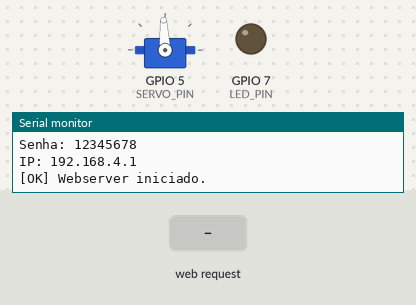
This sketch was run on a simulated ESP32-C3. Shown: servo, output pins drawn as LEDs (lit = HIGH), the last lines printed to the serial monitor. The inputs (shaded band) are chosen by the test bench. Servo pulses on a pin are drawn as a servo (544–2400 µs = 0–180°).

Above: at 2.2 s.
2.3 s: HTTP request GET /set?led=1&freq=1&angle=1 received
At 3.1 s:
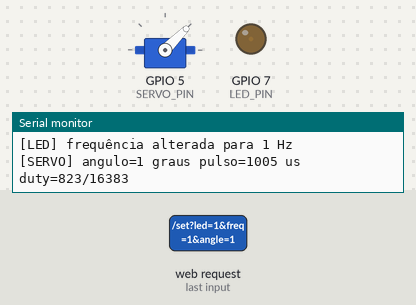
3.8 s: HTTP request GET /set?led=0 received
At 5.0 s:
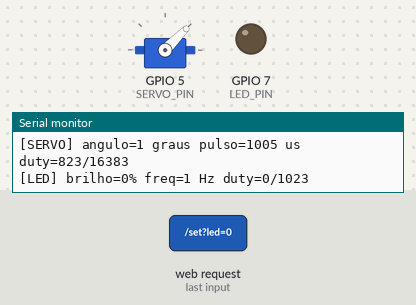
5.3 s: HTTP request GET /set?led=120 received
At 6.2 s:
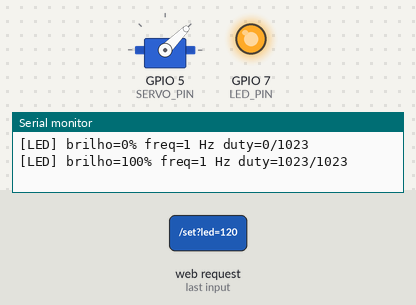
6.8 s: HTTP request GET /set?angle=120 received
At 7.4 s:
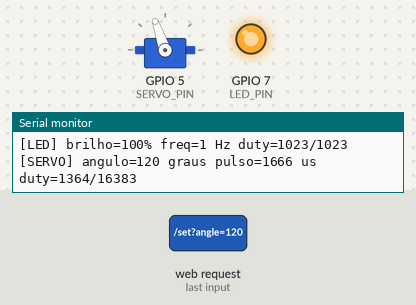
8.3 s: HTTP request GET /set?led=1 received
At 9.5 s:
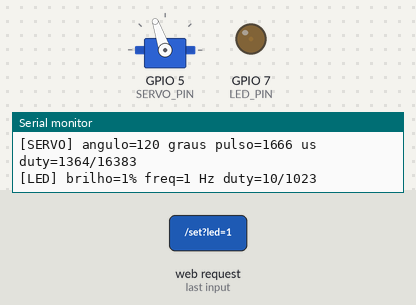
9.8 s: HTTP request GET /set?angle=1 received
At 10.8 s:
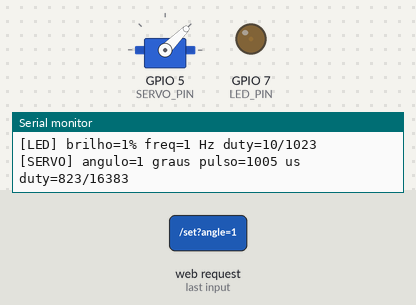
Timing chart, 0 to 12.3 s (numbered marks = the images above; inputs shaded):
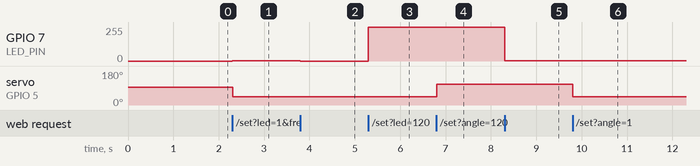

The sketch:

Webserver_PWM_ServoLED.ino
```cpp
#include <Arduino.h>
#include <WiFi.h>
#include <WebServer.h>

#include "driver/ledc.h"
#include "esp_err.h"

// ============================
// CONFIGURAÇÕES DE PINOS
// ============================

#define LED_PIN    7
#define SERVO_PIN  5

// ============================
// CONFIGURAÇÕES DO ACCESS POINT
// ============================

const char* AP_SSID = "ESP32C3-PWM-LAB";
const char* AP_PASS = "12345678";  // mínimo 8 caracteres

WebServer server(80);

// ============================
// CONFIGURAÇÕES LEDC / PWM
// ============================

// No ESP32-C3, usar LEDC_LOW_SPEED_MODE.
const ledc_mode_t PWM_MODE = LEDC_LOW_SPEED_MODE;

// Timer e canal do LED
const ledc_timer_t   LED_TIMER   = LEDC_TIMER_0;
const ledc_channel_t LED_CHANNEL = LEDC_CHANNEL_0;

// Timer e canal do servo
const ledc_timer_t   SERVO_TIMER   = LEDC_TIMER_1;
const ledc_channel_t SERVO_CHANNEL = LEDC_CHANNEL_1;

// Resolução do LED: 10 bits = 0..1023.
// Boa para testar várias frequências sem estourar a combinação freq/resolução.
const uint8_t LED_RES_BITS = 10;

// Resolução do servo: 14 bits = 0..16383.
// Mais resolução melhora o ajuste da largura de pulso.
const uint8_t SERVO_RES_BITS = 14;

// Frequência inicial do LED
uint32_t ledFreqHz = 5000;

// Estado atual dos controles
int ledPercent = 0;
int servoAngle = 90;

// Servo comum: 50 Hz => período de 20 ms.
const uint32_t SERVO_FREQ_HZ = 50;
const uint32_t SERVO_PERIOD_US = 1000000UL / SERVO_FREQ_HZ;

// Ajuste conforme o servo real.
// Comece com 1000..2000 us para evitar forçar fim de curso.
const uint32_t SERVO_MIN_US = 1000;
const uint32_t SERVO_MAX_US = 2000;

// ============================
// FUNÇÕES AUXILIARES
// ============================

int clampInt(int value, int minValue, int maxValue) {
  if (value < minValue) return minValue;
  if (value > maxValue) return maxValue;
  return value;
}

uint32_t dutyMax(uint8_t resolutionBits) {
  return (1UL << resolutionBits) - 1UL;
}

void printEspError(const char* context, esp_err_t err) {
  if (err != ESP_OK) {
    Serial.printf("[ERRO] %s: %s\n", context, esp_err_to_name(err));
  }
}

uint32_t servoPulseUsFromAngle(int angle) {
  angle = clampInt(angle, 0, 180);

  return SERVO_MIN_US +
         ((uint32_t)angle * (SERVO_MAX_US - SERVO_MIN_US)) / 180UL;
}

uint32_t servoDutyFromAngle(int angle) {
  uint32_t pulseUs = servoPulseUsFromAngle(angle);

  return ((uint64_t)pulseUs * dutyMax(SERVO_RES_BITS)) / SERVO_PERIOD_US;
}

uint32_t ledDutyFromPercent(int percent) {
  percent = clampInt(percent, 0, 100);

  return ((uint64_t)percent * dutyMax(LED_RES_BITS)) / 100UL;
}

// ============================
// CONFIGURAÇÃO DO PWM
// ============================

void configureLedcTimer(ledc_timer_t timer,
                        uint32_t freqHz,
                        uint8_t resolutionBits) {
  ledc_timer_config_t timerConfig;
  memset(&timerConfig, 0, sizeof(timerConfig));

  timerConfig.speed_mode = PWM_MODE;
  timerConfig.timer_num = timer;
  timerConfig.duty_resolution = (ledc_timer_bit_t)resolutionBits;
  timerConfig.freq_hz = freqHz;
  timerConfig.clk_cfg = LEDC_AUTO_CLK;

  esp_err_t err = ledc_timer_config(&timerConfig);
  printEspError("ledc_timer_config", err);
}

void configureLedcChannel(ledc_channel_t channel,
                          ledc_timer_t timer,
                          int gpio,
                          uint32_t initialDuty) {
  ledc_channel_config_t channelConfig;
  memset(&channelConfig, 0, sizeof(channelConfig));

  channelConfig.gpio_num = gpio;
  channelConfig.speed_mode = PWM_MODE;
  channelConfig.channel = channel;
  channelConfig.intr_type = LEDC_INTR_DISABLE;
  channelConfig.timer_sel = timer;
  channelConfig.duty = initialDuty;
  channelConfig.hpoint = 0;

  esp_err_t err = ledc_channel_config(&channelConfig);
  printEspError("ledc_channel_config", err);
}

void applyLedPWM() {
  uint32_t duty = ledDutyFromPercent(ledPercent);

  esp_err_t err = ledc_set_duty(PWM_MODE, LED_CHANNEL, duty);
  printEspError("ledc_set_duty LED", err);

  err = ledc_update_duty(PWM_MODE, LED_CHANNEL);
  printEspError("ledc_update_duty LED", err);

  Serial.printf("[LED] brilho=%d%% freq=%lu Hz duty=%lu/%lu\n",
                ledPercent,
                (unsigned long)ledFreqHz,
                (unsigned long)duty,
                (unsigned long)dutyMax(LED_RES_BITS));
}

void applyServoPWM() {
  uint32_t pulseUs = servoPulseUsFromAngle(servoAngle);
  uint32_t duty = servoDutyFromAngle(servoAngle);

  esp_err_t err = ledc_set_duty(PWM_MODE, SERVO_CHANNEL, duty);
  printEspError("ledc_set_duty SERVO", err);

  err = ledc_update_duty(PWM_MODE, SERVO_CHANNEL);
  printEspError("ledc_update_duty SERVO", err);

  Serial.printf("[SERVO] angulo=%d graus pulso=%lu us duty=%lu/%lu\n",
                servoAngle,
                (unsigned long)pulseUs,
                (unsigned long)duty,
                (unsigned long)dutyMax(SERVO_RES_BITS));
}

bool setLedFrequency(uint32_t freqHz) {
  // Limites práticos para este experimento com resolução de 10 bits.
if (freqHz < 1) freqHz = 1;
if (freqHz > 20000) freqHz = 20000;

  esp_err_t err = ledc_set_freq(PWM_MODE, LED_TIMER, freqHz);

  if (err == ESP_OK) {
    ledFreqHz = ledc_get_freq(PWM_MODE, LED_TIMER);
    applyLedPWM();

    Serial.printf("[LED] frequência alterada para %lu Hz\n",
                  (unsigned long)ledFreqHz);

    return true;
  }

  printEspError("ledc_set_freq LED", err);
  return false;
}

void setupPWM() {
  configureLedcTimer(LED_TIMER, ledFreqHz, LED_RES_BITS);
  configureLedcChannel(LED_CHANNEL,
                       LED_TIMER,
                       LED_PIN,
                       ledDutyFromPercent(ledPercent));

  configureLedcTimer(SERVO_TIMER, SERVO_FREQ_HZ, SERVO_RES_BITS);
  configureLedcChannel(SERVO_CHANNEL,
                       SERVO_TIMER,
                       SERVO_PIN,
                       servoDutyFromAngle(servoAngle));

  applyLedPWM();
  applyServoPWM();
}

// ============================
// INTERFACE WEB
// ============================

String htmlPage() {
  String page = R"rawliteral(
<!DOCTYPE html>
<html lang="pt-BR">
<head>
  <meta charset="UTF-8">
  <meta name="viewport" content="width=device-width, initial-scale=1.0">

  <title>ESP32-C3 PWM Lab</title>

  <style>
    body {
      font-family: Arial, sans-serif;
      margin: 24px;
      background: #f5f5f5;
      color: #222;
    }

    .card {
      max-width: 620px;
      margin: auto;
      background: white;
      padding: 22px;
      border-radius: 12px;
      box-shadow: 0 2px 12px rgba(0,0,0,0.12);
    }

    h1 {
      font-size: 1.35rem;
      margin-top: 0;
    }

    label {
      display: block;
      margin-top: 22px;
      font-weight: bold;
    }

    input[type=range] {
      width: 100%;
    }

    input[type=number] {
      width: 120px;
      padding: 6px;
      font-size: 1rem;
    }

    .value {
      font-family: monospace;
      background: #eee;
      padding: 3px 6px;
      border-radius: 4px;
    }

    .status {
      margin-top: 22px;
      padding: 12px;
      background: #eef;
      border-radius: 8px;
      font-family: monospace;
    }

    .hint {
      font-size: 0.9rem;
      color: #555;
      margin-top: 6px;
    }
  </style>
</head>

<body>
  <div class="card">
    <h1>ESP32-C3 — Controle PWM de LED e Servo</h1>

    <label for="led">
      Brilho do LED:
      <span id="ledVal" class="value">--</span>
    </label>
    <input
      id="led"
      type="range"
      min="0"
      max="100"
      step="1"
      value="{{LED}}"
      oninput="sendUpdate()"
    >

    <label for="freq">
      Frequência do LED:
      <span id="freqVal" class="value">--</span>
    </label>
    <input
      id="freq"
      type="number"
      min="1"
      max="20000"
      step="1"
      value="{{FREQ}}"
      oninput="sendUpdate()"
    >
    <div class="hint">
      Sugestões de teste: 100, 500, 1000, 5000, 10000 Hz.
    </div>

    <label for="angle">
      Posição do servo:
      <span id="angleVal" class="value">--</span>
    </label>
    <input
      id="angle"
      type="range"
      min="0"
      max="180"
      step="1"
      value="{{ANGLE}}"
      oninput="sendUpdate()"
    >

    <div id="status" class="status">
      Aguardando comandos...
    </div>
  </div>

  <script>
    let debounceTimer = null;

    function byId(id) {
      return document.getElementById(id);
    }

    function updateLabels() {
      byId("ledVal").textContent = byId("led").value + "%";
      byId("freqVal").textContent = byId("freq").value + " Hz";
      byId("angleVal").textContent = byId("angle").value + "°";
    }

    function sendUpdate() {
      updateLabels();

      clearTimeout(debounceTimer);

      debounceTimer = setTimeout(() => {
        const led = byId("led").value;
        const freq = byId("freq").value;
        const angle = byId("angle").value;

        fetch(`/set?led=${led}&freq=${freq}&angle=${angle}`)
          .then(response => response.json())
          .then(data => {
            byId("status").textContent =
              `LED=${data.led}% | freq=${data.freq} Hz | servo=${data.angle}° | pulso=${data.servoPulseUs} us`;
          })
          .catch(() => {
            byId("status").textContent = "Falha na requisição HTTP.";
          });
      }, 100);
    }

    window.addEventListener("load", () => {
      updateLabels();
      fetch("/status")
        .then(response => response.json())
        .then(data => {
          byId("status").textContent =
            `LED=${data.led}% | freq=${data.freq} Hz | servo=${data.angle}° | pulso=${data.servoPulseUs} us`;
        });
    });
  </script>
</body>
</html>
)rawliteral";

  page.replace("{{LED}}", String(ledPercent));
  page.replace("{{FREQ}}", String(ledFreqHz));
  page.replace("{{ANGLE}}", String(servoAngle));

  return page;
}

String statusJson() {
  String json = "{";
  json += "\"led\":" + String(ledPercent) + ",";
  json += "\"freq\":" + String(ledFreqHz) + ",";
  json += "\"angle\":" + String(servoAngle) + ",";
  json += "\"servoPulseUs\":" + String(servoPulseUsFromAngle(servoAngle));
  json += "}";

  return json;
}

void handleRoot() {
  server.send(200, "text/html", htmlPage());
}

void handleStatus() {
  server.send(200, "application/json", statusJson());
}

void handleSet() {
  bool ok = true;

  if (server.hasArg("led")) {
    ledPercent = clampInt(server.arg("led").toInt(), 0, 100);
    applyLedPWM();
  }

  if (server.hasArg("freq")) {
    uint32_t requestedFreq = (uint32_t)server.arg("freq").toInt();

    if (!setLedFrequency(requestedFreq)) {
      ok = false;
    }
  }

  if (server.hasArg("angle")) {
    servoAngle = clampInt(server.arg("angle").toInt(), 0, 180);
    applyServoPWM();
  }

  server.send(ok ? 200 : 400, "application/json", statusJson());
}

void handleNotFound() {
  server.send(404, "text/plain", "Rota não encontrada.");
}

// ============================
// SETUP E LOOP
// ============================

void setup() {
  Serial.begin(115200);
  delay(1000);

  Serial.println();
  Serial.println("Inicializando PWM...");
  setupPWM();

  Serial.println("Inicializando Access Point...");
  WiFi.mode(WIFI_AP);

  bool apOk = WiFi.softAP(AP_SSID, AP_PASS);

  if (!apOk) {
    Serial.println("[ERRO] Falha ao iniciar Wi-Fi AP.");
  } else {
    Serial.println("[OK] Access Point iniciado.");
    Serial.print("SSID: ");
    Serial.println(AP_SSID);
    Serial.print("Senha: ");
    Serial.println(AP_PASS);
    Serial.print("IP: ");
    Serial.println(WiFi.softAPIP());
  }

  server.on("/", HTTP_GET, handleRoot);
  server.on("/set", HTTP_GET, handleSet);
  server.on("/status", HTTP_GET, handleStatus);
  server.onNotFound(handleNotFound);

  server.begin();
  Serial.println("[OK] Webserver iniciado.");
}

void loop() {
  // Não usar delays longos aqui.
  // O PWM é gerado por hardware; o loop fica livre para atender HTTP.
  server.handleClient();
  yield();
}
```

Measured:
- after the input at 2.3 s, GPIO 7 (LED_PIN): 0/255 → 2/255 at once; servo on GPIO 5 (SERVO_PIN): 93° → 45° at once
- after the input at 3.8 s, GPIO 7 (LED_PIN): 2/255 → 0/255 at once
- after the input at 5.3 s, GPIO 7 (LED_PIN): 0/255 → 255/255 at once
- after the input at 6.8 s, servo on GPIO 5 (SERVO_PIN): 45° → 109° at once
- after the input at 8.3 s, GPIO 7 (LED_PIN): 255/255 → 2/255 at once
- after the input at 9.8 s, servo on GPIO 5 (SERVO_PIN): 109° → 45° at once
